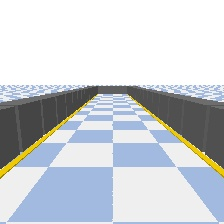
#> input picture preview_images/class0_open_aisle_seed_A.jpg, 224 x 224 px, found by its file name
$ python generate_preview_grid.py
#> lines starting #> are read from the running program, lines starting #| are printed output that depends on the picture; after the words box and inside, x2 and y2 are one past the last pixel; in counts of white or black regions, pixels touching at a corner belong together
# scripts/generate_preview_grid.py
# Combines all 10 preview images into one comparison grid
# Run this after warehouse_environments.py has generated the preview images
#
# Usage:
#   python scripts/generate_preview_grid.py

import cv2
import numpy as np
import os

PREVIEW_DIR = 'preview_images'
OUTPUT_PATH = 'preview_images/COMPARISON_GRID.jpg'

CLASS_NAMES = [
    'Open Aisle',
    'Narrow Aisle',
    'Pick Station',
    'Blocked Path',
    'Cross-Aisle Junction'
]

SEEDS = ['seed_A', 'seed_B']
FILENAMES = [
    [f'class{i}_{name.lower().replace(" ", "_").replace("-", "_")}_{seed}.jpg'
     for seed in ['seed_A', 'seed_B']]
    for i, name in enumerate([
        'open_aisle', 'narrow_aisle', 'pick_station',
        'blocked_path', 'cross_aisle_junction'
    ])
]

IMG_SIZE   = 224
PADDING    = 12
LABEL_H    = 36
HEADER_H   = 50
BG_COLOR   = (30, 30, 30)       # Dark background
TEXT_COLOR = (255, 255, 255)
DIM_COLOR  = (180, 180, 180)
ACCENT     = (249, 115, 22)     # Orange accent (matches Purple AI Labs style)

COLS = 2   # seed A | seed B
ROWS = 5   # one per class

total_w = COLS * IMG_SIZE + (COLS + 1) * PADDING
total_h = HEADER_H + ROWS * (IMG_SIZE + LABEL_H + PADDING) + PADDING

canvas = np.full((total_h, total_w, 3), BG_COLOR, dtype=np.uint8)

# --- Top header bar ---
cv2.rectangle(canvas, (0, 0), (total_w, HEADER_H), (26, 60, 110), -1)
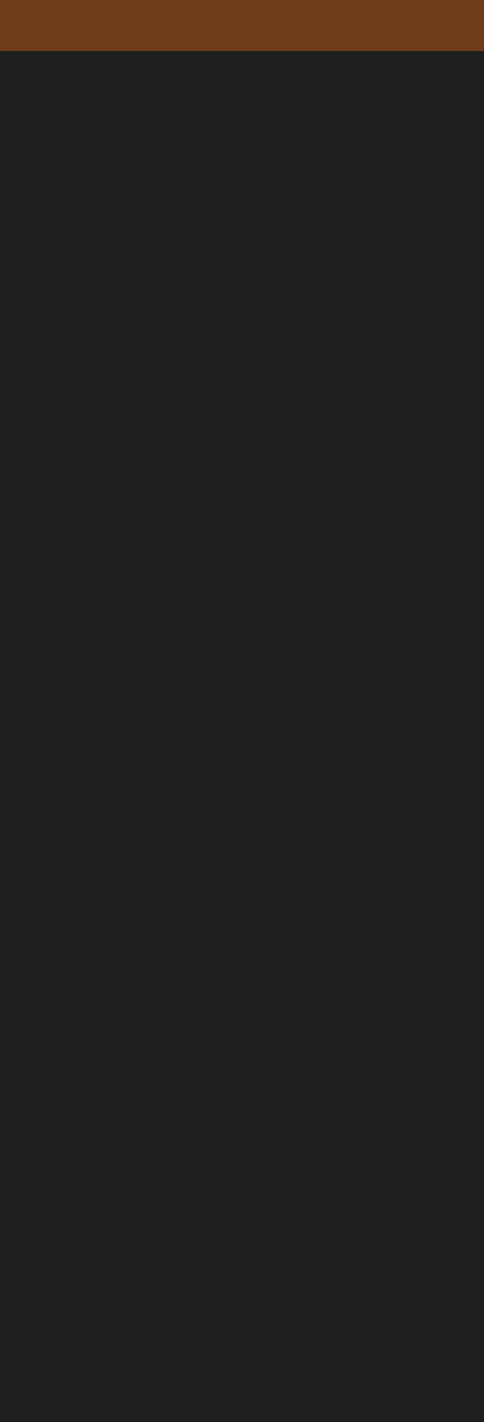
#> canvas: shape (1422, 484, 3); mean of channels 0, 1, 2 29.9, 31.1, 32.9; drawn as B, G, R
cv2.putText(canvas, 'D3: Scene Environment Comparison Grid',
            (PADDING, 32), cv2.FONT_HERSHEY_SIMPLEX, 0.65, TEXT_COLOR, 1, cv2.LINE_AA)
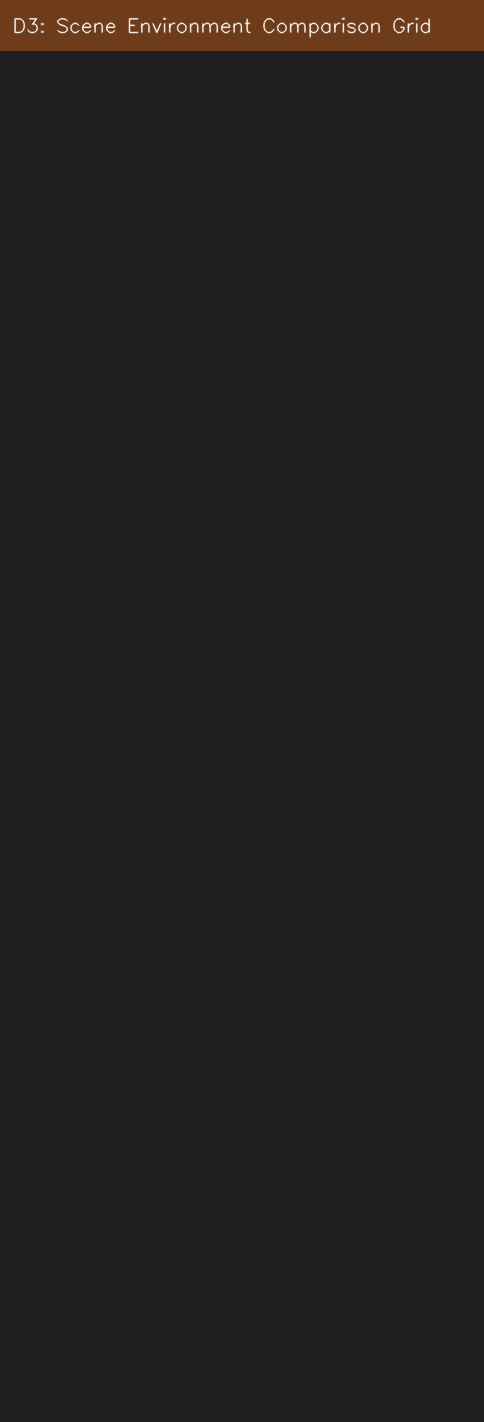
#> canvas: shape (1422, 484, 3); 0.38% of pixels changed, all inside (x1, y1, x2, y2) = (14, 17, 431, 38); drawn as B, G, R

# --- Column headers ---
for col, label in enumerate(['Seed A  (seed=42)', 'Seed B  (seed=137)']):
    x = PADDING + col * (IMG_SIZE + PADDING)
    cv2.putText(canvas, label,
                (x + 4, HEADER_H + 20),
                cv2.FONT_HERSHEY_SIMPLEX, 0.48, DIM_COLOR, 1, cv2.LINE_AA)
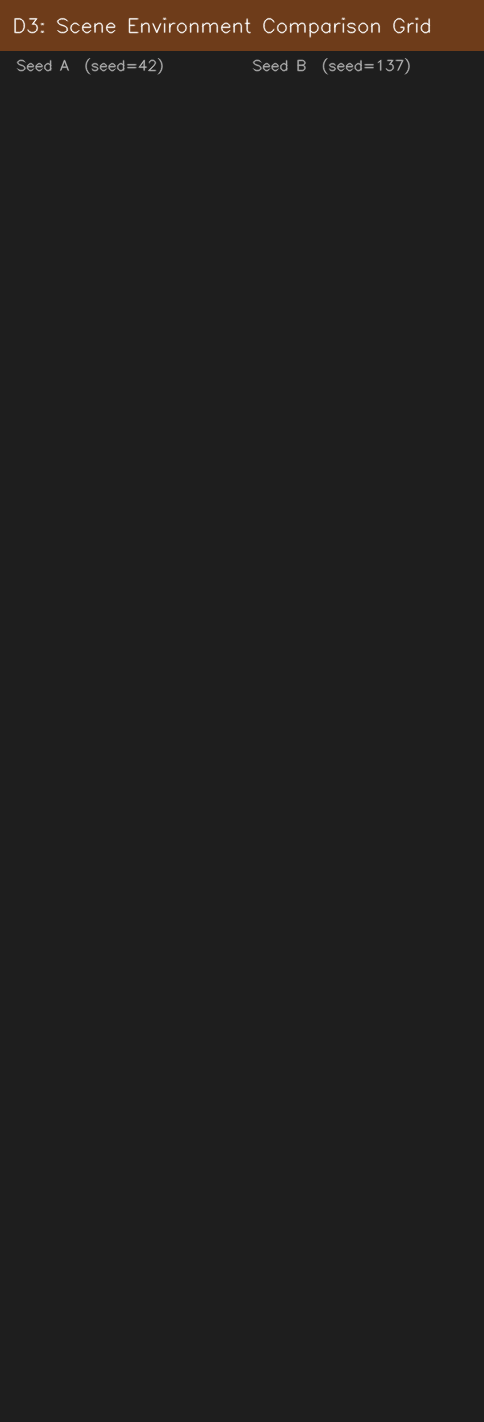
#> canvas: shape (1422, 484, 3); 0.28% of pixels changed, all inside (x1, y1, x2, y2) = (16, 58, 411, 75); drawn as B, G, R

# --- Place images ---
missing = []
for row, (class_name, file_pair) in enumerate(zip(CLASS_NAMES, FILENAMES)):
    y_top = HEADER_H + 28 + row * (IMG_SIZE + LABEL_H + PADDING)

    # Class label on left margin
    label_y = y_top + IMG_SIZE // 2 + 6
    cv2.putText(canvas,
                f'[{row}] {class_name}',
                (PADDING, label_y - IMG_SIZE // 2 - 6),
                cv2.FONT_HERSHEY_SIMPLEX, 0.45, ACCENT, 1, cv2.LINE_AA)
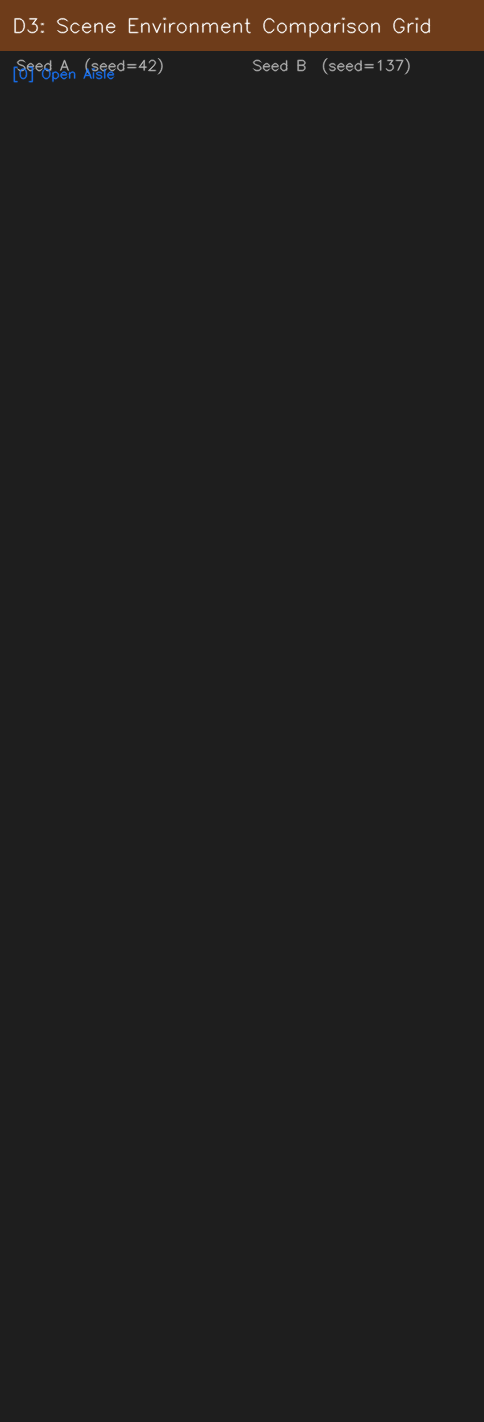
#> canvas: shape (1422, 484, 3); 0.1% of pixels changed, all inside (x1, y1, x2, y2) = (13, 66, 115, 83); drawn as B, G, R

    for col, fname in enumerate(file_pair):
        fpath = os.path.join(PREVIEW_DIR, fname)
        x = PADDING + col * (IMG_SIZE + PADDING)

        if not os.path.exists(fpath):
            missing.append(fpath)
            # Draw a red placeholder
            cv2.rectangle(canvas, (x, y_top), (x + IMG_SIZE, y_top + IMG_SIZE), (60, 0, 0), -1)
            cv2.putText(canvas, 'MISSING', (x + 60, y_top + IMG_SIZE // 2),
                        cv2.FONT_HERSHEY_SIMPLEX, 0.6, (0, 0, 200), 2)
            continue

        img = cv2.imread(fpath)
#> img is the input picture: shape (224, 224, 3); mean B, G, R 213.1, 208.1, 203.3
        img = cv2.resize(img, (IMG_SIZE, IMG_SIZE))
        canvas[y_top: y_top + IMG_SIZE, x: x + IMG_SIZE] = img

        # Thin border around each image
        cv2.rectangle(canvas, (x, y_top), (x + IMG_SIZE - 1, y_top + IMG_SIZE - 1),
                      (80, 80, 80), 1)
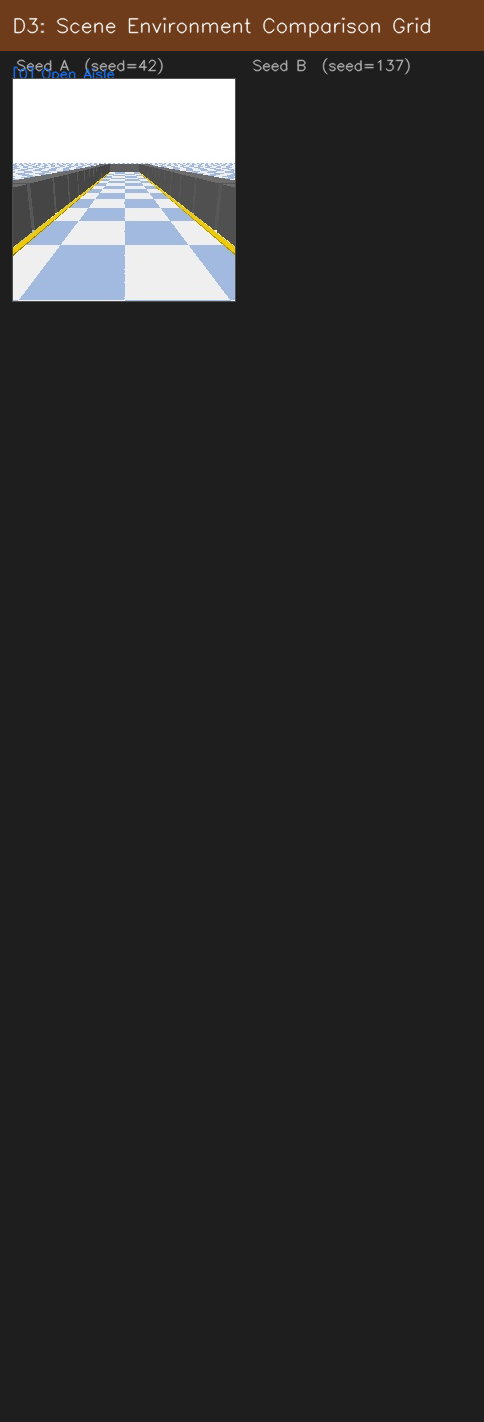
#> canvas: shape (1422, 484, 3); mean of channels 0, 1, 2 43.7, 44.4, 45.8; drawn as B, G, R

        # Seed label below image
        seed_label = 'Seed A' if col == 0 else 'Seed B'
        cv2.putText(canvas, seed_label,
                    (x + 4, y_top + IMG_SIZE + 22),
                    cv2.FONT_HERSHEY_SIMPLEX, 0.42, DIM_COLOR, 1, cv2.LINE_AA)
#> canvas: shape (1422, 484, 3); 0.04% of pixels changed, all inside (x1, y1, x2, y2) = (16, 314, 63, 326)

# --- Save ---
cv2.imwrite(OUTPUT_PATH, canvas, [cv2.IMWRITE_JPEG_QUALITY, 95])
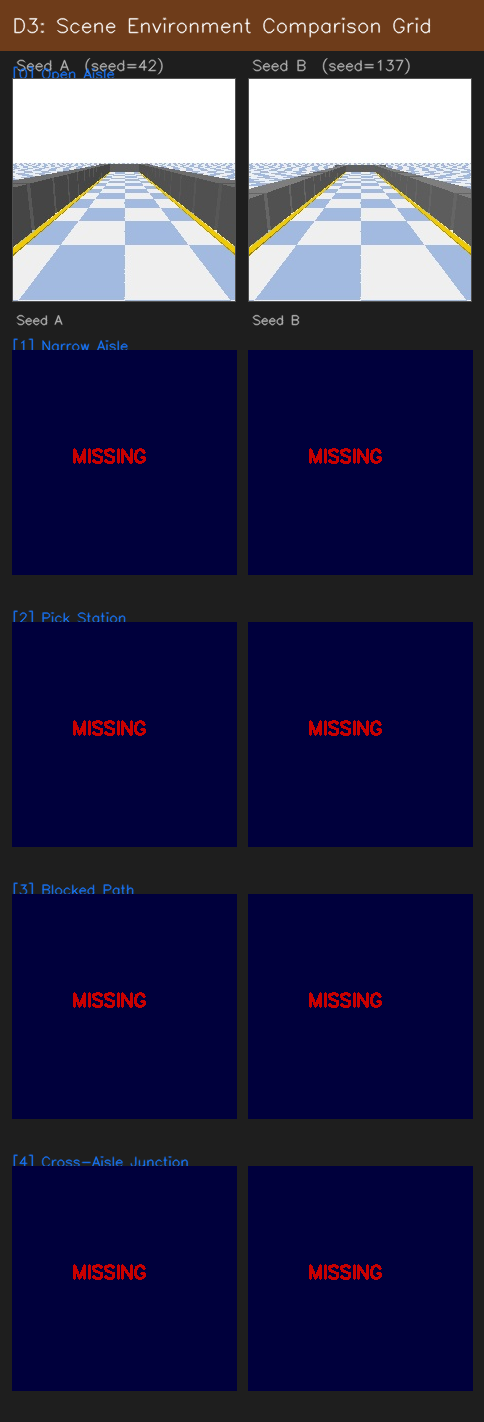
#> saved as COMPARISON_GRID.jpg: shape (1422, 484, 3); mean B, G, R 74.8, 40.1, 42.5

if missing:
    print(f"WARNING: {len(missing)} image(s) not found:")
    for m in missing:
        print(f"  {m}")
    print("Make sure you ran warehouse_environments.py first!")
else:
    print(f"Grid saved to: {OUTPUT_PATH}")
    print("Open preview_images/COMPARISON_GRID.jpg and send a screenshot!")
